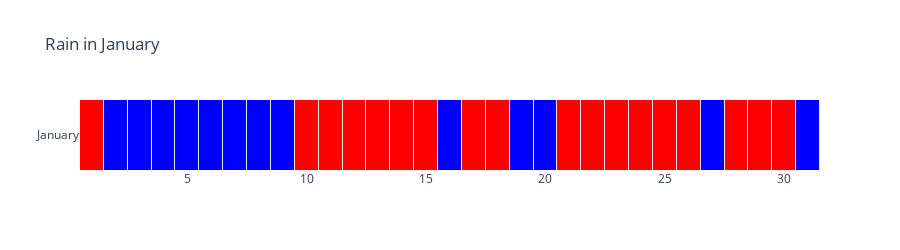

Notebook code cell kept with this figure:
### Code cell
import plotly.graph_objects as go
import numpy as np

# Filter the weather data for the month of January
january_data = weather_data[weather_data["Month"] == 1]

# Create an empty matrix to store the rain data
matrix = np.zeros((1, max_days[0]))

# Iterate over each day in January
for day in range(1, max_days[0] + 1):
    is_rainy = january_data[january_data["Day"] == day]["bool_rainday"].values[0]
    matrix[0, day - 1] = 1 if is_rainy else 0

# Calculate the width and height of each cell in the heatmap
cell_width = 1
cell_height = 10 / len(matrix)

# Create the heatmap figure
fig = go.Figure(data=go.Heatmap(z=matrix, colorscale=[[0, 'red'], [1, 'blue']],
                               x=list(range(1, max_days[0] + 1)), y=["January"],
                               showscale=False,xgap=1))

# Set the layout for the heatmap
fig.update_layout(title="Rain in January",
                  xaxis=dict(showgrid=False, zeroline=False, showticklabels=True),
                  yaxis=dict(showgrid=False, zeroline=False, showticklabels=True,
                             range=[-0.5,0.5]),
                  height=250)

# Show the heatmap
fig.show()

### Figure 1 — Plotly figure (JSON) as saved in the notebook; plotly's stock layout.template omitted (floating-point values rounded to 4 significant figures)
{"data": [{"colorscale": [[0, "red"], [1, "blue"]], "showscale": false, "type": "heatmap", "x": [1, 2, 3, 4, 5, 6, 7, 8, 9, 10, 11, 12, 13, 14, 15, 16, 17, 18, 19, 20, 21, 22, 23, 24, 25, 26, 27, 28, 29, 30, 31], "xgap": 1, "y": ["January"], "z": [[0, 1, 1, 1, 1, 1, 1, 1, 1, 0, 0, 0, 0, 0, 0, 1, 0, 0, 1, 1, 0, 0, 0, 0, 0, 0, 1, 0, 0, 0, 1]]}], "layout": {"height": 250, "title": {"text": "Rain in January"}, "xaxis": {"showgrid": false, "showticklabels": true, "zeroline": false}, "yaxis": {"range": [-0.5, 0.5], "showgrid": false, "showticklabels": true, "zeroline": false}}}
